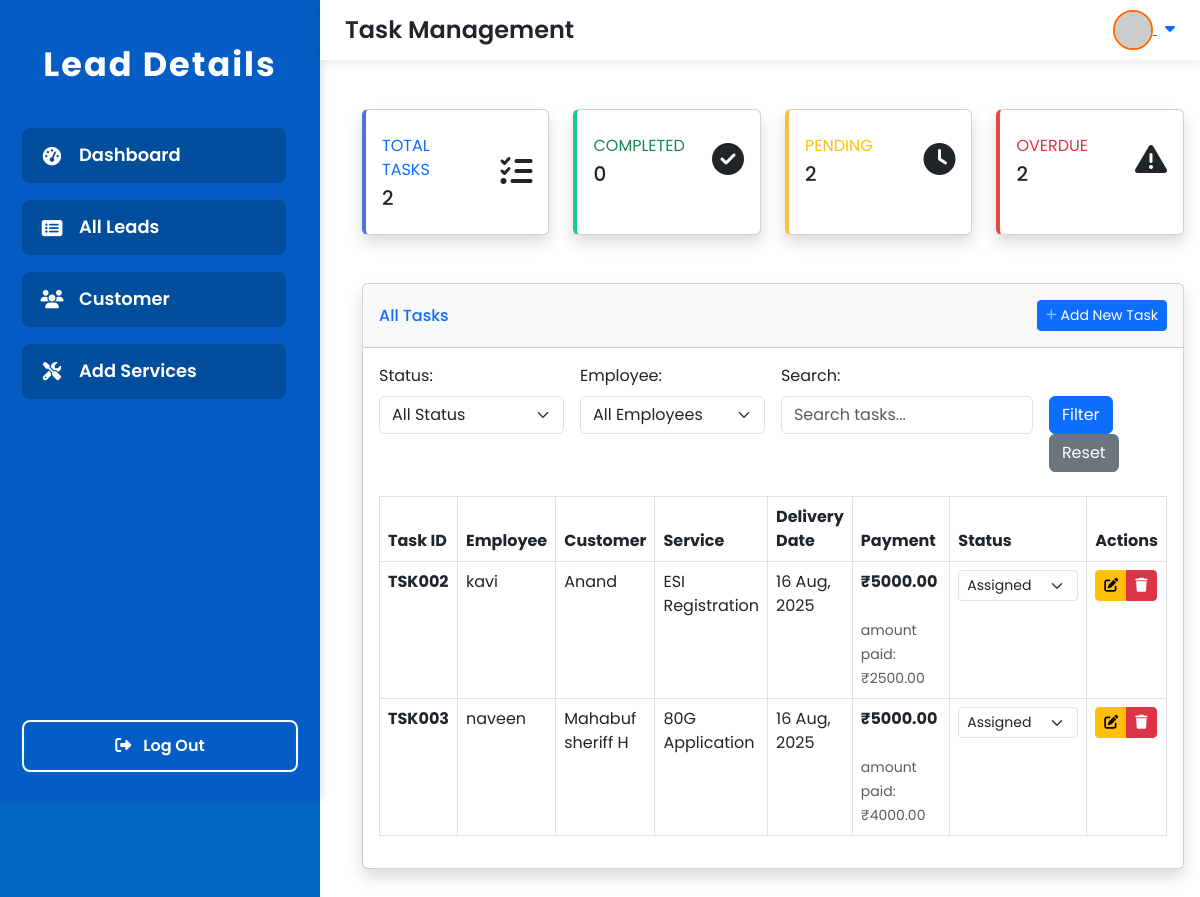
/task-list/, run on an earlier commit of the app's database.
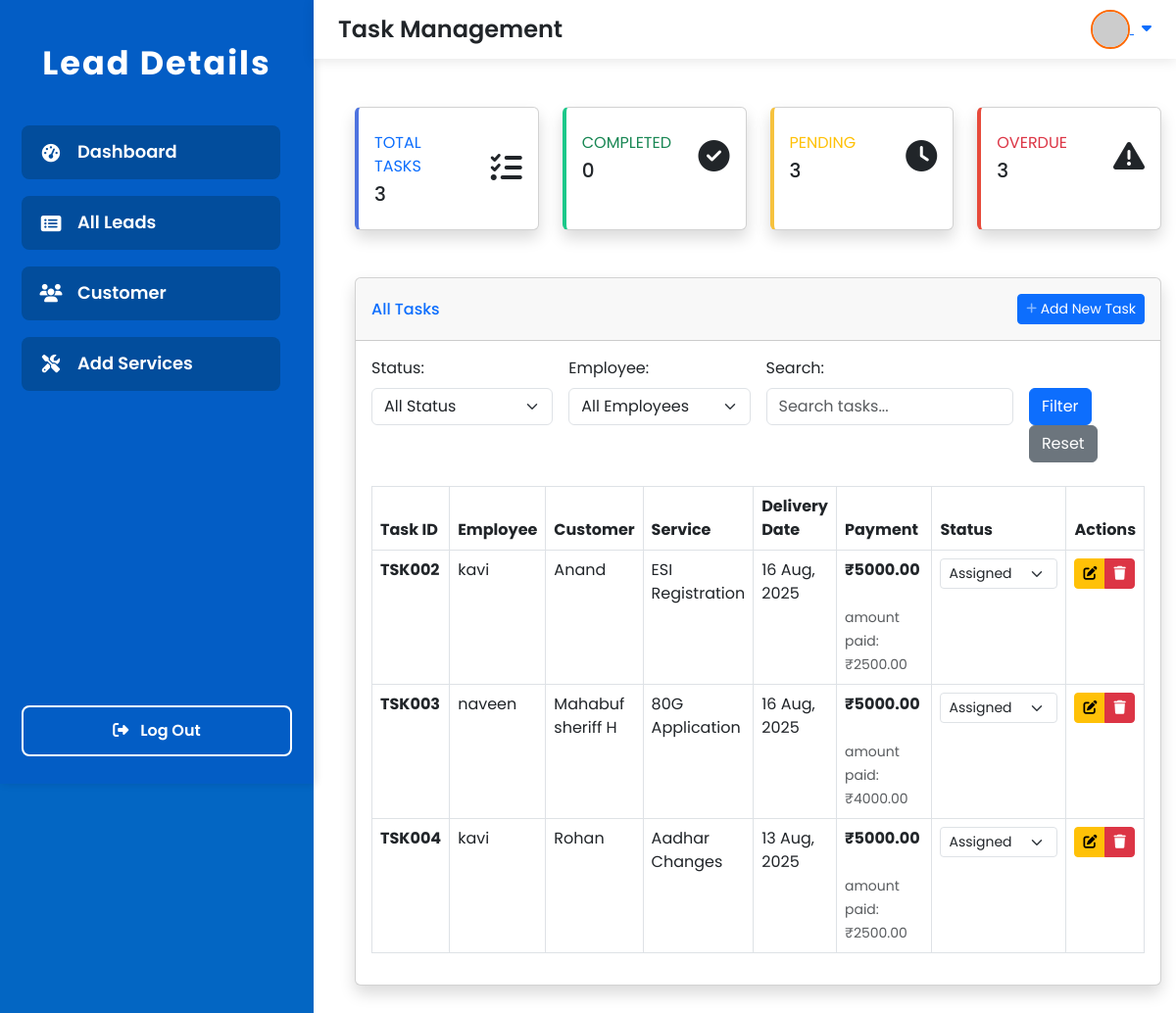
And on a later commit of the database.
### lead/models.py (models this page shows, shortened)
class Task(models.Model):
    PAYMENT_STATUS_CHOICES = [
        ('paid', 'Paid'),
        ('pending', 'Pending'),
        ('partial', 'Partial Paid'),
    ]
    TASK_STATUS_CHOICES = [
        ('assigned', 'Assigned'),
        ('in_progress', 'In Progress'),
        ('completed', 'Completed'),
        ('on_hold', 'On Hold'),
        ('cancelled', 'Cancelled'),
    ]
    task_id = models.CharField(max_length=20, unique=True, blank=True)
    assigned_to = models.ForeignKey(Employee, on_delete=models.CASCADE, related_name='assigned_tasks')
    customer_name = models.ForeignKey(Lead, on_delete=models.CASCADE, related_name='customer_tasks')
    service_name = models.ForeignKey(Service, on_delete=models.CASCADE, related_name='service_tasks')
    delivery_date = models.DateField()
    payment_amount = models.DecimalField(max_digits=10, decimal_places=2)
    amount_paid = models.DecimalField(max_digits=10, decimal_places=2, default=0)
    payment_status = models.CharField(max_length=10, choices=PAYMENT_STATUS_CHOICES, default='pending')
    balance_amount = models.DecimalField(max_digits=10, decimal_places=2, default=0.00, blank=True, null=True)
    task_notes = models.TextField(blank=True, null=True)
    task_status = models.CharField(max_length=15, choices=TASK_STATUS_CHOICES, default='assigned')
    created_at = models.DateTimeField(auto_now_add=True)
    updated_at = models.DateTimeField(auto_now=True)

class Employee(models.Model):
    employee_id = models.CharField(max_length=20, unique=True)
    employee_name = models.CharField(max_length=100)
    designation = models.CharField(max_length=60, default="none")
    phone_number = models.CharField(max_length=15)
    email = models.EmailField()
    address = models.TextField()
    username = models.CharField(max_length=50, unique=True, null=True, blank=True)
    password = models.CharField(max_length=128, null=True, blank=True)  # store hashed password

class Lead(models.Model):
    LEAD_TYPE_CHOICES = [
    ('customer', 'Customer'),
    ('partner', 'Partner'),
    ('vendor', 'Vendor'),
    ('other', 'Other'),
]
    customer_id = models.CharField(max_length=50, unique=True)
    customer_name = models.CharField(max_length=200)
    mobile_no = models.CharField(max_length=15)
    father_name = models.CharField(max_length=200, blank=True, null=True)
    spouse_name = models.CharField(max_length=200, blank=True, null=True)
    mother_name = models.CharField(max_length=200, blank=True, null=True)
    aadhar_card_no = models.CharField(max_length=12, blank=True, null=True)
    pan_no = models.CharField(max_length=10, blank=True, null=True)
    company_name = models.CharField(max_length=200, blank=True, null=True)
    email_id = models.EmailField(blank=True, null=True)
    gst_no = models.CharField(max_length=15, blank=True, null=True)
    cin_no = models.CharField(max_length=21, blank=True, null=True)
    assigned_to = models.CharField(max_length=200, blank=True, null=True)
    delivery_date = models.DateField(blank=True, null=True)
    document_name = models.CharField(max_length=255, blank=True, null=True)  # Add this line
    upload_document = models.FileField(upload_to='documents', blank=True, null=True)
    note = models.TextField(blank=True, null=True)
    created_at = models.DateTimeField(auto_now_add=True)
    updated_at = models.DateTimeField(auto_now=True)
    lead_type = models.CharField(max_length=10, choices=LEAD_TYPE_CHOICES, default='lead')
    class Meta:
        ordering = ['-created_at']

class Service(models.Model):
    CATEGORY_CHOICES = [
        ('Tax', 'Tax'),
        ('Registration', 'Registration'),
        ('Consultancy', 'Consultancy'),
        ('Filing', 'Filing'),
        ('Legal', 'Legal'),
    ]
    name = models.CharField(max_length=200)
    category = models.CharField(max_length=50, choices=CATEGORY_CHOICES)
    base_price = models.DecimalField(max_digits=10, decimal_places=2)
    description = models.TextField(blank=True, null=True)
    created_at = models.DateTimeField(auto_now_add=True)
    updated_at = models.DateTimeField(auto_now=True)
    class Meta:
        ordering = ['name']

### lead/views.py (the view)
# urls.py: path('task-list/', views.task_list, name='task_list'),
def task_list(request):
    status_filter = request.GET.get('status', '')
    employee_filter = request.GET.get('employee', '')
    search_query = request.GET.get('search', '')
    tasks = Task.objects.select_related('assigned_to', 'customer_name', 'service_name').all()
    if status_filter:
        tasks = tasks.filter(task_status=status_filter)
    if employee_filter:
        tasks = tasks.filter(assigned_to_id=employee_filter)
    if search_query:
        tasks = tasks.filter(
            Q(task_id__icontains=search_query) |
            Q(customer_name__customer_name__icontains=search_query) |
            Q(service_name__name__icontains=search_query)
        )
    paginator = Paginator(tasks, 10)
    page_number = request.GET.get('page')
    tasks = paginator.get_page(page_number)
    total_tasks = Task.objects.count()
    completed_tasks = Task.objects.filter(task_status='completed').count()
    pending_tasks = Task.objects.filter(task_status__in=['assigned', 'in_progress']).count()
    overdue_tasks = Task.objects.filter(
        delivery_date__lt=timezone.now().date(),
        task_status__in=['assigned', 'in_progress', 'on_hold']
    ).count()
    employees = Employee.objects.all().order_by('employee_name')
    context = {
        'tasks': tasks,
        'employees': employees,
        'status_filter': status_filter,
        'employee_filter': employee_filter,
        'search_query': search_query,
        'total_tasks': total_tasks,
        'completed_tasks': completed_tasks,
        'pending_tasks': pending_tasks,
        'overdue_tasks': overdue_tasks,
    }
    return render(request, 'task_list.html', context)

### lead/templates/task_list.html (shortened to what the changed rows need)
{% extends 'base.html' %}
{% block content %}
<div class="container-fluid my-4">
    <div class="row mb-4">
        <div class="col-xl-3 col-md-6 mb-4">
            <div class="card border-left-primary shadow h-100 py-2">
                <div class="card-body">
                    <div class="row no-gutters align-items-center">
                        <div class="col mr-2">
                            <div class="text-xs font-weight-bold text-primary text-uppercase mb-1">Total Tasks</div>
                            <div class="h5 mb-0 font-weight-bold text-gray-800">{{ total_tasks }}</div>
                        </div>
                    </div>
                </div>
            </div>
        </div>
        <div class="col-xl-3 col-md-6 mb-4">
            <div class="card border-left-warning shadow h-100 py-2">
                <div class="card-body">
                    <div class="row no-gutters align-items-center">
                        <div class="col mr-2">
                            <div class="text-xs font-weight-bold text-warning text-uppercase mb-1">Pending</div>
                            <div class="h5 mb-0 font-weight-bold text-gray-800">{{ pending_tasks }}</div>
                        </div>
                    </div>
                </div>
            </div>
        </div>
        <div class="col-xl-3 col-md-6 mb-4">
            <div class="card border-left-danger shadow h-100 py-2">
                <div class="card-body">
                    <div class="row no-gutters align-items-center">
                        <div class="col mr-2">
                            <div class="text-xs font-weight-bold text-danger text-uppercase mb-1">Overdue</div>
                            <div class="h5 mb-0 font-weight-bold text-gray-800">{{ overdue_tasks }}</div>
                        </div>
                    </div>
                </div>
            </div>
        </div>
    </div>
    <div class="card shadow mb-4">
        <div class="card-body">
            <div class="table-responsive">
                <table class="table table-bordered" id="tasksTable" width="100%" cellspacing="0">
                    <thead>
                        <tr>
                            <th>Task ID</th>
                            <th>Employee</th>
                            <th>Customer</th>
                            <th>Service</th>
                            <th>Delivery Date</th>
                            <th>Payment</th>
                            <th>Status</th>
                            <th>Actions</th>
                        </tr>
                    </thead>
                    <tbody>
                        {% for task in tasks %}
                        <tr {% if task.is_overdue %}class="table-warning"{% endif %}>
                            <td>
                                <strong>{{ task.task_id }}</strong>
                            </td>
                            <td>{{ task.assigned_to.employee_name }}</td>
                            <td>{{ task.customer_name.customer_name }}</td>
                            <td>{{ task.service_name.name }}</td>
                            <td>{{ task.delivery_date|date:"d M, Y" }}</td>
                            <td>
                                <strong>₹{{ task.payment_amount }}</strong><br>
                                <span class="badge badge-{% if task.payment_status == 'paid' %}success{% elif task.payment_status == 'pending' %}warning{% else %}info{% endif %}">
                                </span>
                                {% if task.balance_amount > 0 %}
                                    <br><small class="text-muted">amount paid: ₹{{ task.amount_paid }}</small>
                                {% endif %}
                            </td>
                            <td>
                                <select class="form-select form-select-sm status-select" data-task-id="{{ task.id }}">
                                    <option value="assigned" {% if task.task_status == 'assigned' %}selected{% endif %}>Assigned</option>
                                </select>
                            </td>
                            <td>
                                <div class="btn-group" role="group">
                                    <a href="{% url 'edit_task' task.id %}" class="btn btn-warning btn-sm" title="Edit">
                                        <i class="fas fa-edit"></i>
                                    </a>
                                    <button type="button" class="btn btn-danger btn-sm" onclick="deleteTask('{{ task.id }}')" title="Delete">
                                        <i class="fas fa-trash"></i>
                                    </button>
                                </div>
                            </td>
                        </tr>
                        {% empty %}
                        <tr>
                            <td colspan="8" class="text-center">No tasks found.</td>
                        </tr>
                        {% endfor %}
                    </tbody>
                </table>
            </div>
        </div>
    </div>
</div>
{% endblock %}

What changed in the data, as far as the page shows it:
added Task: task_id "TSK004", assigned_to.employee_name "kavi", customer_name.customer_name "Rohan", service_name.name "Aadhar Changes", delivery_date "13 Aug, 2025", payment_amount "5000.00", amount_paid "2500.00", task_status+id "Assigned"
Also different on the page:
{{ total_tasks }}: "2" → "3"
{{ pending_tasks }}: "2" → "3"
{{ overdue_tasks }}: "2" → "3"
